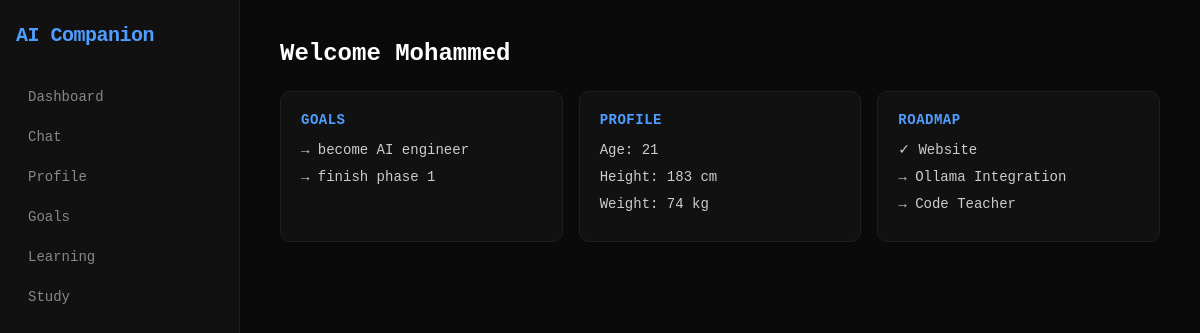
Before: / with the older database file.
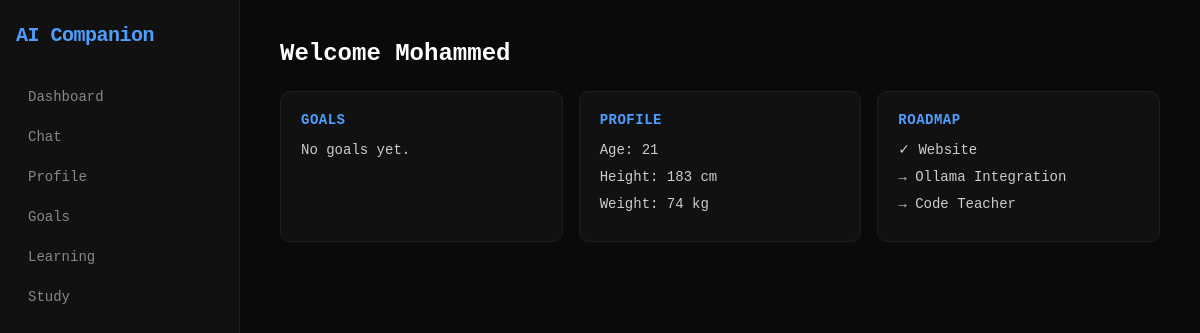
After: the same page with the newer database file.
### tables this page shows
CREATE TABLE goals (
                id INTEGER PRIMARY KEY AUTOINCREMENT,
                goal_text TEXT NOT NULL
            );

### app.py (the view)
@app.route("/")
def home():
    goals = db.get_goals()
    memories = db.get_memories()
    return render_template("index.html", goals=goals, memories=memories)

### src/memory.py (called while the page is built)
    def get_memories(self):
        conn = sqlite3.connect(self.db_path)
        cursor = conn.cursor()
        cursor.execute("SELECT memory_text FROM memories")
        memories = cursor.fetchall()
        conn.close()
        return memories

    def get_goals(self):
        conn = sqlite3.connect(self.db_path)
        cursor = conn.cursor()
        cursor.execute("SELECT goal_text FROM goals")
        goals = cursor.fetchall()
        conn.close()
        return goals

### templates/index.html (shortened to what this page needs)
<!DOCTYPE html>
<html>
<head>
    <link rel="stylesheet"
          href="{{ url_for('static', filename='style.css') }}">
</head>
<body>
<div class="container">
    <div class="sidebar">
        <h2 id="logo">AI Companion</h2>
        <p class="menu-item"><a href="/">Dashboard</a></p>
<p class="menu-item"><a href="/chat">Chat</a></p>
<p class="menu-item"><a href="/">Profile</a></p>
<p class="menu-item"><a href="/">Goals</a></p>
<p class="menu-item"><a href="/">Learning</a></p>
<p class="menu-item"><a href="/study">Study</a></p>
    </div>
    <div class="main">
        <h1>Welcome Mohammed</h1>
        <div class="cards">
    <div class="card">
    <h2>Goals</h2>
    {% for goal in goals %}
        <p>→ {{ goal[0] }}</p>
    {% else %}
        <p>No goals yet.</p>
    {% endfor %}
</div>
<div class="card">
    <h2>Profile</h2>
    <p>Age: 21</p>
    <p>Height: 183 cm</p>
    <p>Weight: 74 kg</p>
</div>
<div class="card">
    <h2>Roadmap</h2>
    <p>✓ Website</p>
    <p>→ Ollama Integration</p>
    <p>→ Code Teacher</p>
</div>
    </div>
</div>
</body>
</html>

### static/style.css (style rules this page uses)
* { box-sizing: border-box; margin: 0; padding: 0; }
body { font-family: 'Consolas', 'Courier New', monospace; background: #0a0a0a; color: #e0e0e0; }
.container { display: flex; min-height: 100vh; }
.sidebar { width: 240px; background: #111111; border-right: 1px solid #1f1f1f; padding: 24px 16px; }
#logo { color: #4f9eff; font-size: 20px; font-weight: 600; margin-bottom: 32px; letter-spacing: -0.5px; }
.menu-item { margin-bottom: 4px; }
.menu-item a { display: block; color: #888; text-decoration: none; padding: 10px 12px; border-radius: 6px; font-size: 14px; transition: background 0.15s, color 0.15s; }
.main { flex: 1; padding: 40px; overflow-y: auto; }
.main h1 { font-size: 24px; font-weight: 600; margin-bottom: 24px; color: #fff; }
.cards { display: grid; grid-template-columns: repeat(auto-fit, minmax(240px, 1fr)); gap: 16px; }
.card { background: #111111; border: 1px solid #1f1f1f; border-radius: 10px; padding: 20px; }
.card h2 { font-size: 14px; text-transform: uppercase; letter-spacing: 0.5px; color: #4f9eff; margin-bottom: 12px; }
.card p { font-size: 14px; color: #ccc; margin-bottom: 6px; line-height: 1.5; }

Changed rows visible on the page:
removed goals: goal_text "become AI engineer"
removed goals: goal_text "finish phase 1"
Other visible differences:
text now shown: "No goals yet."
